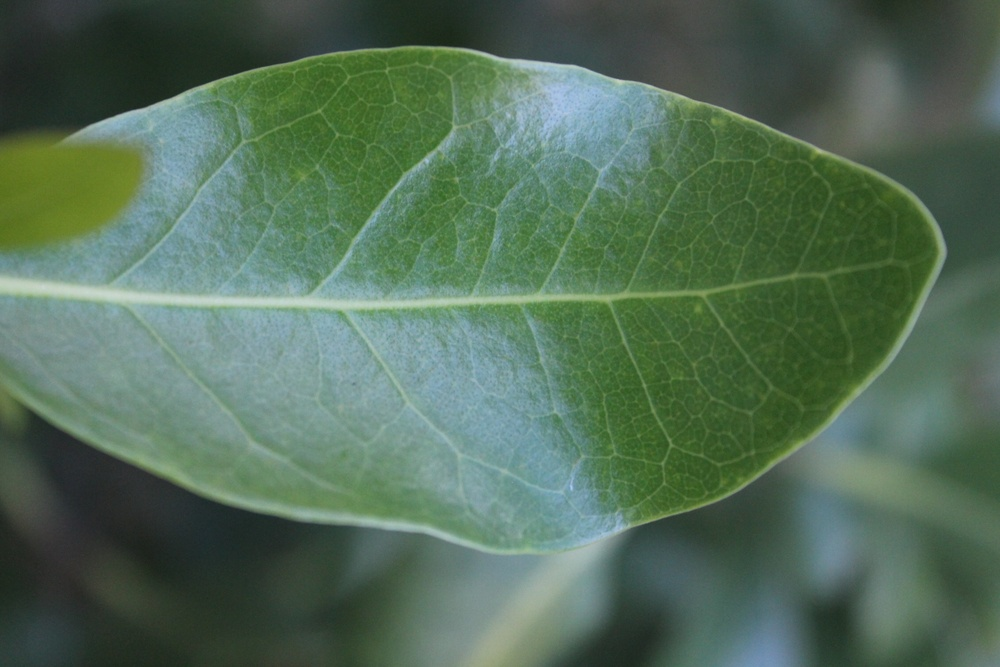
#> input picture data/datamangrove/avicennia_alba/avicennia_officinalis1.JPG, 1000 x 667 px, shrunk from 2256 x 1504 before the run
$ python -i preprocessing.py   (imports and definitions only)
#> lines starting #> are read from the running program, lines starting #| are printed output that depends on the picture; after the words box and inside, x2 and y2 are one past the last pixel; in counts of white or black regions, pixels touching at a corner belong together
import cv2
import numpy as np


def segment_leaf(img_rgb):
    hsv = cv2.cvtColor(img_rgb, cv2.COLOR_RGB2HSV)
#> hsv: shape (667, 1000, 3); mean H, S, V 67.9, 73.4, 110

    lower_green = np.array([20, 30, 30])
    upper_green = np.array([95, 255, 255])

    mask = cv2.inRange(hsv, lower_green, upper_green)
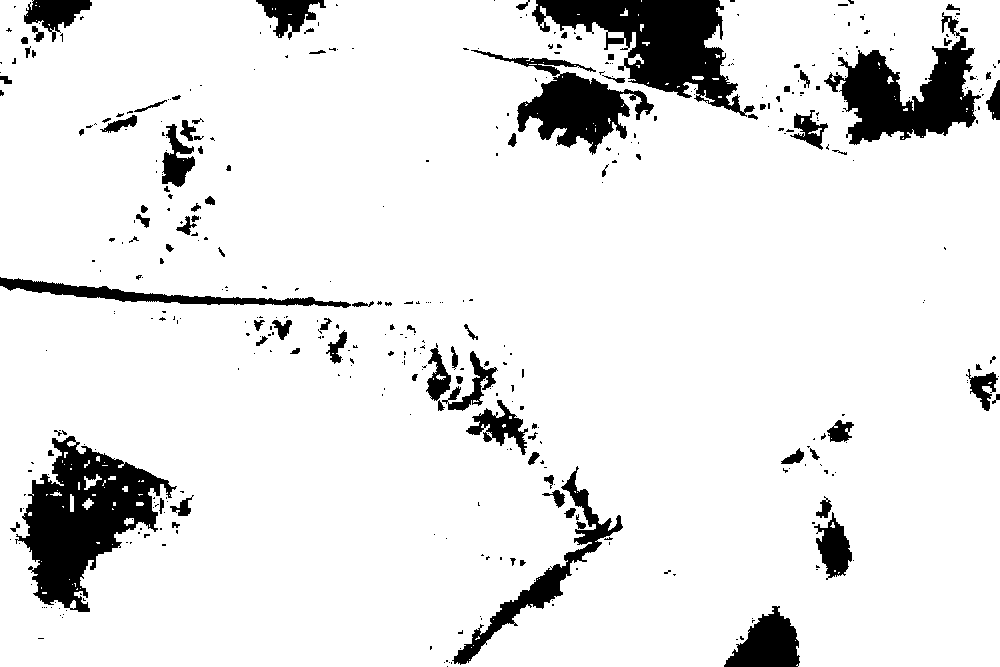
#> mask: shape (667, 1000); 90.3% white; 429 black regions (330 under 20 px), largest, box (x1, y1, x2, y2) and area: (15, 436, 177, 612) 12827, (532, 0, 755, 117) 11150, (824, 12, 981, 145) 8636

    kernel = cv2.getStructuringElement(cv2.MORPH_ELLIPSE, (5, 5))

    mask = cv2.morphologyEx(mask, cv2.MORPH_OPEN, kernel)
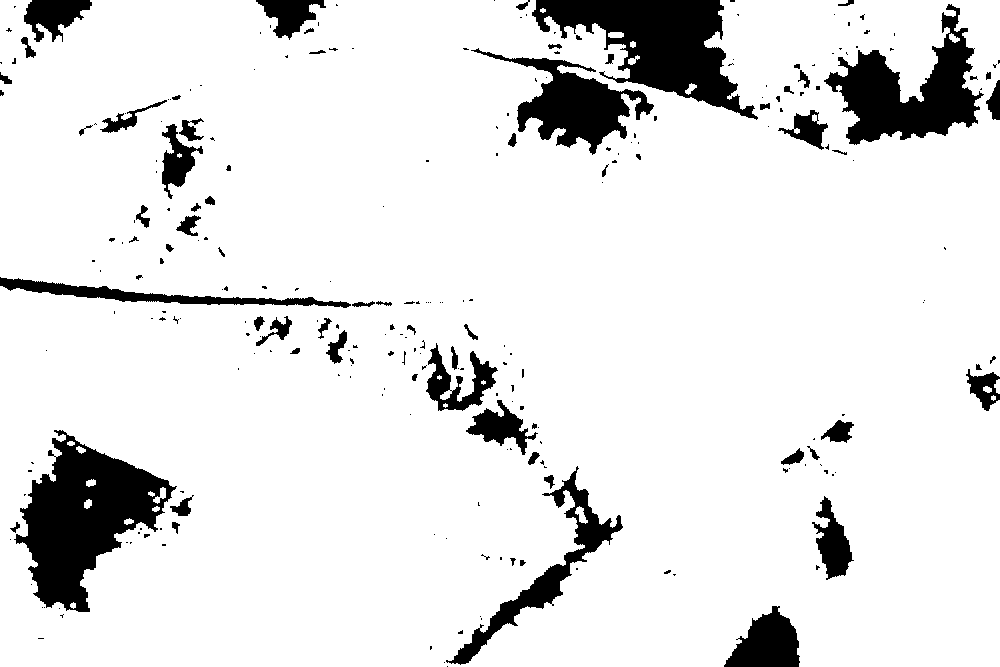
#> mask: shape (667, 1000); 89.6% white; 261 black regions (188 under 20 px), largest, box (x1, y1, x2, y2) and area: (14, 430, 177, 612) 14009, (532, 0, 758, 120) 12013, (824, 4, 984, 145) 9438
    mask = cv2.morphologyEx(mask, cv2.MORPH_CLOSE, kernel)
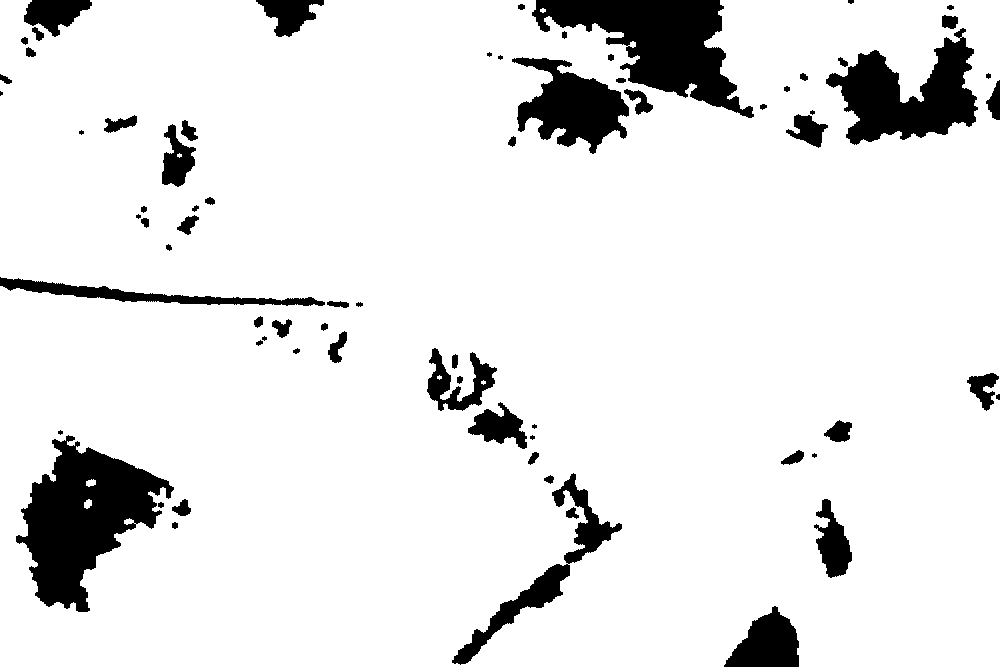
#> mask: shape (667, 1000); 90.3% white; 72 black regions (11 under 20 px), largest, box (x1, y1, x2, y2) and area: (16, 435, 174, 612) 13686, (532, 0, 754, 118) 11685, (826, 28, 978, 145) 8871

    return mask


def suppress_veins(gray_leaf):
    h, w = gray_leaf.shape

    k = max(15, int(min(h, w) * 0.03))

    if k % 2 == 0:
        k += 1

    kernel = cv2.getStructuringElement(cv2.MORPH_ELLIPSE, (k, k))

    background = cv2.morphologyEx(gray_leaf, cv2.MORPH_OPEN, kernel)
    suppressed = cv2.subtract(gray_leaf, background)

    suppressed = cv2.normalize(
        suppressed,
        None,
        0,
        255,
        cv2.NORM_MINMAX
    )

    return suppressed.astype(np.uint8)


def normalize_leaf_color(leaf_rgb):
    lab = cv2.cvtColor(leaf_rgb, cv2.COLOR_RGB2LAB)

    l, a, b = cv2.split(lab)

    clahe = cv2.createCLAHE(
        clipLimit=2.0,
        tileGridSize=(8, 8)
    )

    l2 = clahe.apply(l)

    lab2 = cv2.merge((l2, a, b))

    result = cv2.cvtColor(lab2, cv2.COLOR_LAB2RGB)

    return result

>>> import cv2
>>> picture = cv2.cvtColor(cv2.imread('../data/datamangrove/avicennia_alba/avicennia_officinalis1.JPG'), cv2.COLOR_BGR2RGB)
>>> result = segment_leaf(picture)

$ run again, on data/datamangrove/avicennia_alba/avicennia_officinalis10.JPG
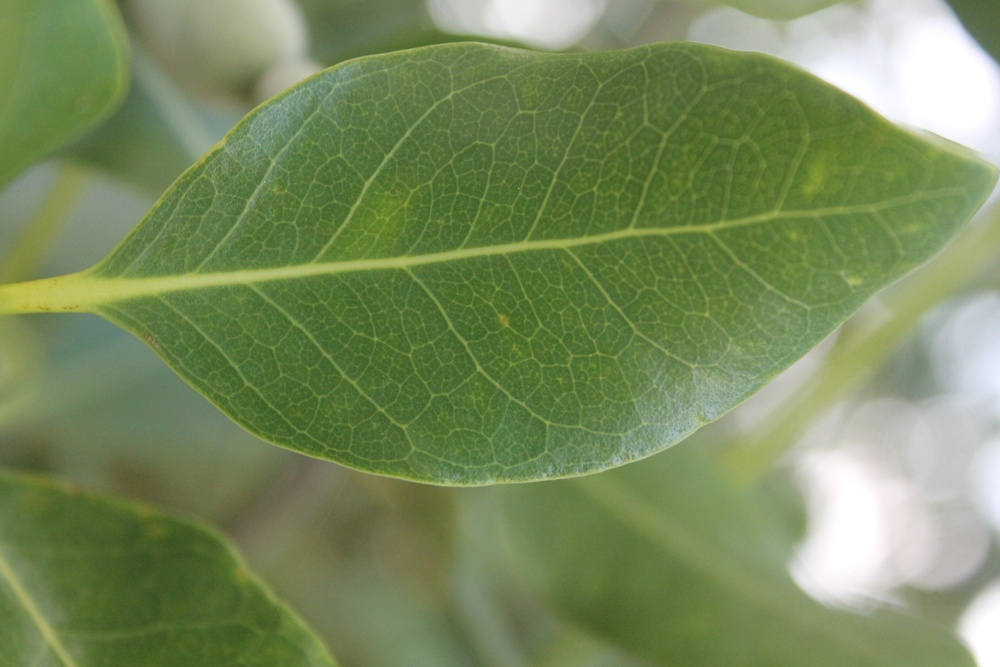
#> input picture data/datamangrove/avicennia_alba/avicennia_officinalis10.JPG, 1000 x 667 px, shrunk from 2256 x 1504 before the run
#> hsv: shape (667, 1000, 3); mean H, S, V 44.7, 95.6, 139.3
#> in segment_leaf, `mask = cv2.inRange(hsv, lower_green, upper_green)`:
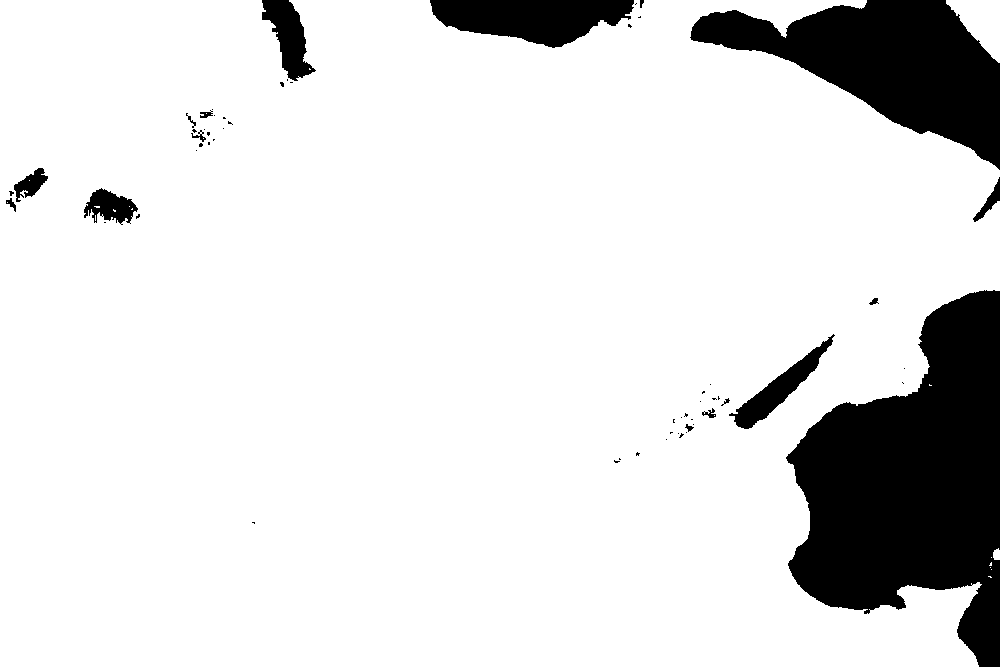
#> mask: shape (667, 1000); 86.9% white; 59 black regions (42 under 20 px), largest, box (x1, y1, x2, y2) and area: (786, 290, 1000, 667) 48862, (690, 0, 1000, 170) 24670, (430, 0, 634, 48) 6620
#> in segment_leaf, `mask = cv2.morphologyEx(mask, cv2.MORPH_CLOSE, kernel)`:
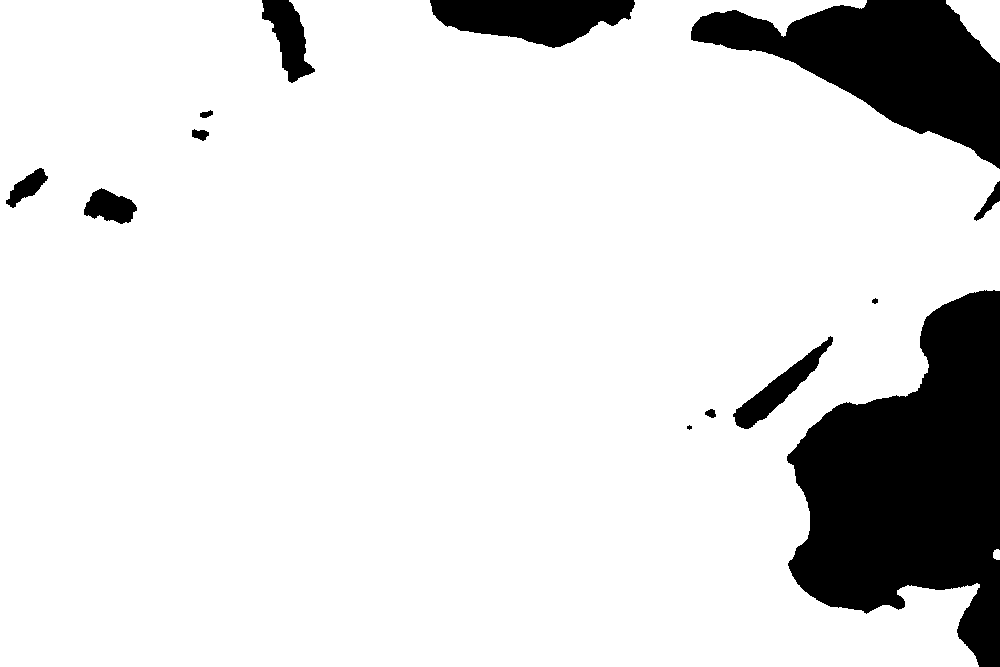
#> mask: shape (667, 1000); 86.9% white; 13 black regions (1 under 20 px), largest, box (x1, y1, x2, y2) and area: (787, 290, 1000, 667) 48919, (691, 0, 1000, 169) 24689, (430, 0, 635, 48) 6643

$ run again, on data/datamangrove/avicennia_alba/avicennia_officinalis100.jpg
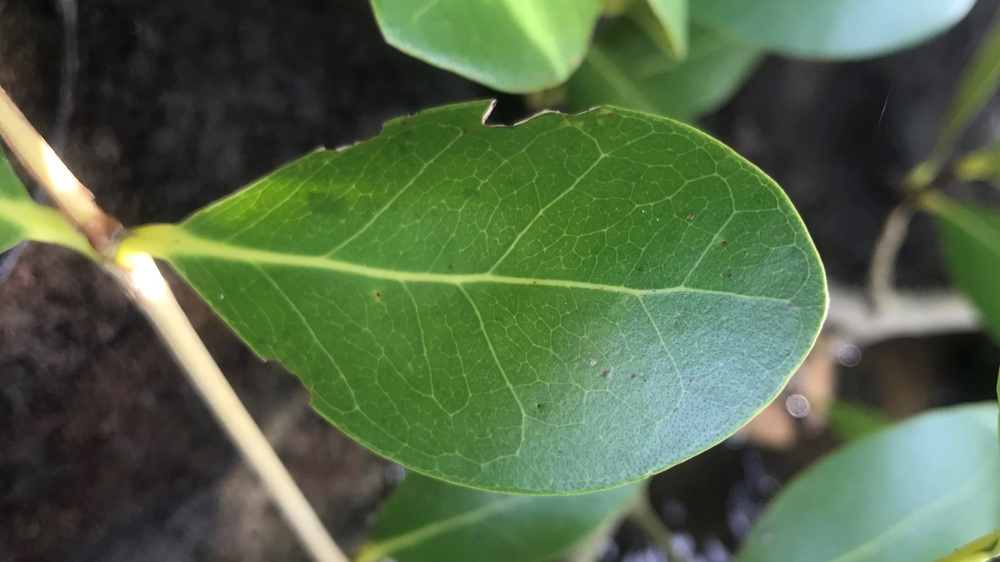
#> input picture data/datamangrove/avicennia_alba/avicennia_officinalis100.jpg, 1000 x 562 px, shrunk from 3008 x 1692 before the run
#> hsv: shape (562, 1000, 3); mean H, S, V 53.6, 80.2, 105.8
#> in segment_leaf, `mask = cv2.inRange(hsv, lower_green, upper_green)`:
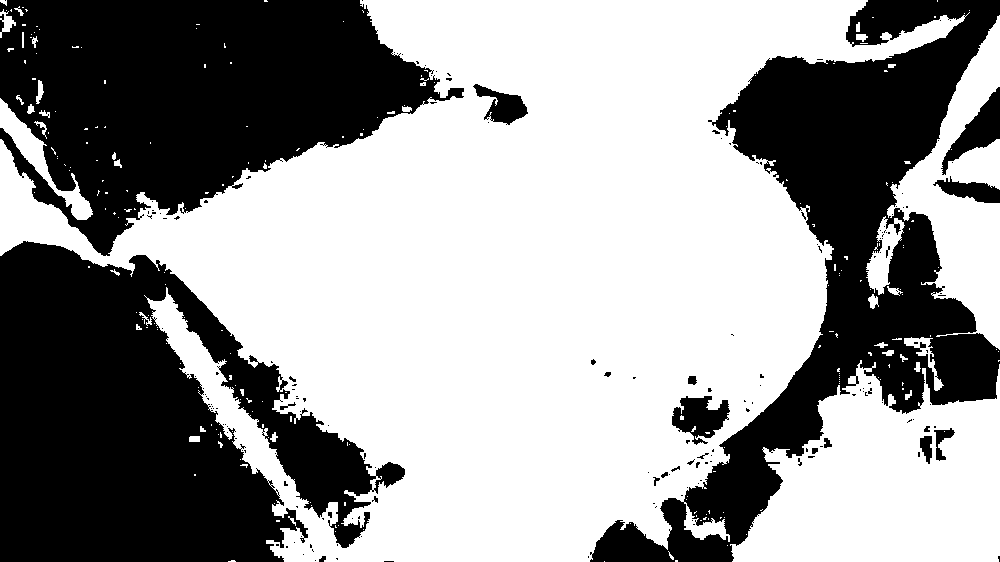
#> mask: shape (562, 1000); 59.4% white; 177 black regions (152 under 20 px), largest, box (x1, y1, x2, y2) and area: (0, 241, 405, 562) 79397, (590, 0, 1000, 562) 71051, (0, 0, 464, 256) 70450
#> in segment_leaf, `mask = cv2.morphologyEx(mask, cv2.MORPH_CLOSE, kernel)`:
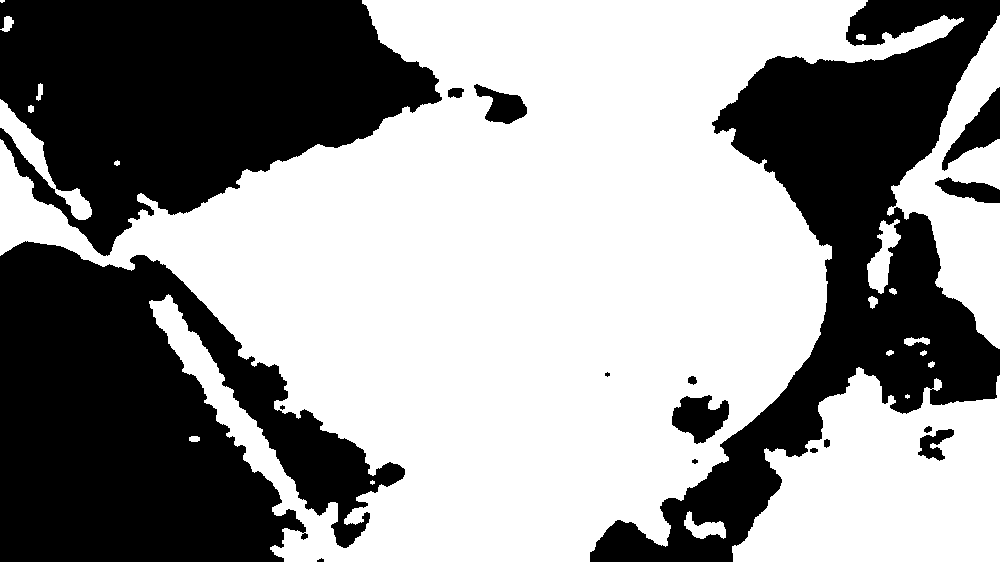
#> mask: shape (562, 1000); 58.8% white; 17 black regions (2 under 20 px), largest, box (x1, y1, x2, y2) and area: (0, 241, 405, 562) 80670, (590, 0, 1000, 562) 73041, (0, 0, 442, 256) 71481

$ run again, on data/datamangrove/avicennia_alba/avicennia_officinalis11.JPG
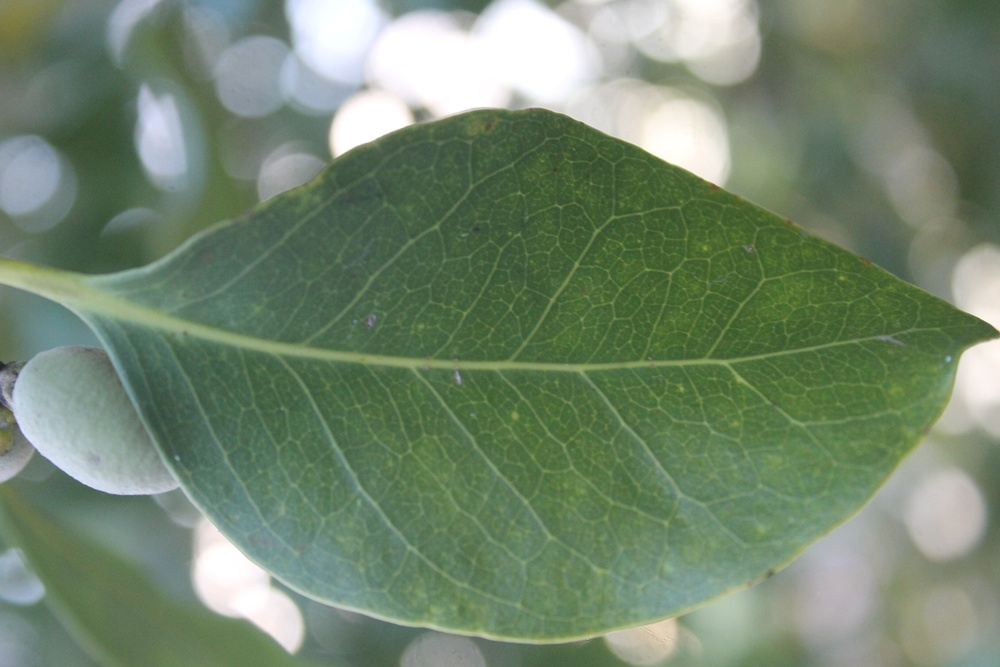
#> input picture data/datamangrove/avicennia_alba/avicennia_officinalis11.JPG, 1000 x 667 px, shrunk from 2256 x 1504 before the run
#> hsv: shape (667, 1000, 3); mean H, S, V 56.8, 61.6, 135.7
#> in segment_leaf, `mask = cv2.inRange(hsv, lower_green, upper_green)`:
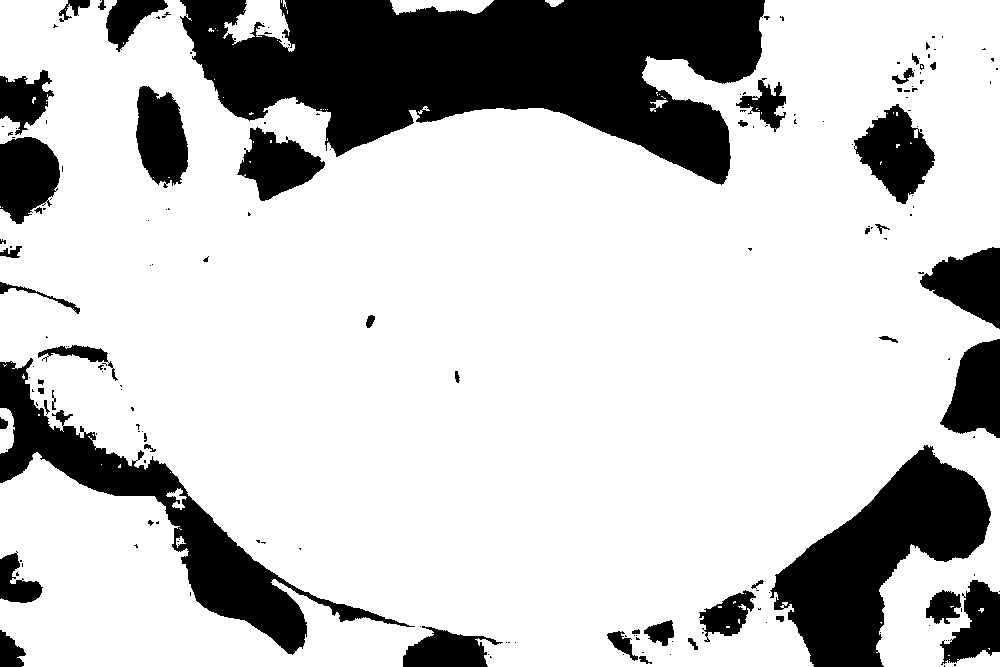
#> mask: shape (667, 1000); 77.9% white; 187 black regions (137 under 20 px), largest, box (x1, y1, x2, y2) and area: (180, 0, 765, 185) 64434, (770, 445, 991, 667) 22092, (0, 358, 415, 655) 19222
#> in segment_leaf, `mask = cv2.morphologyEx(mask, cv2.MORPH_CLOSE, kernel)`:
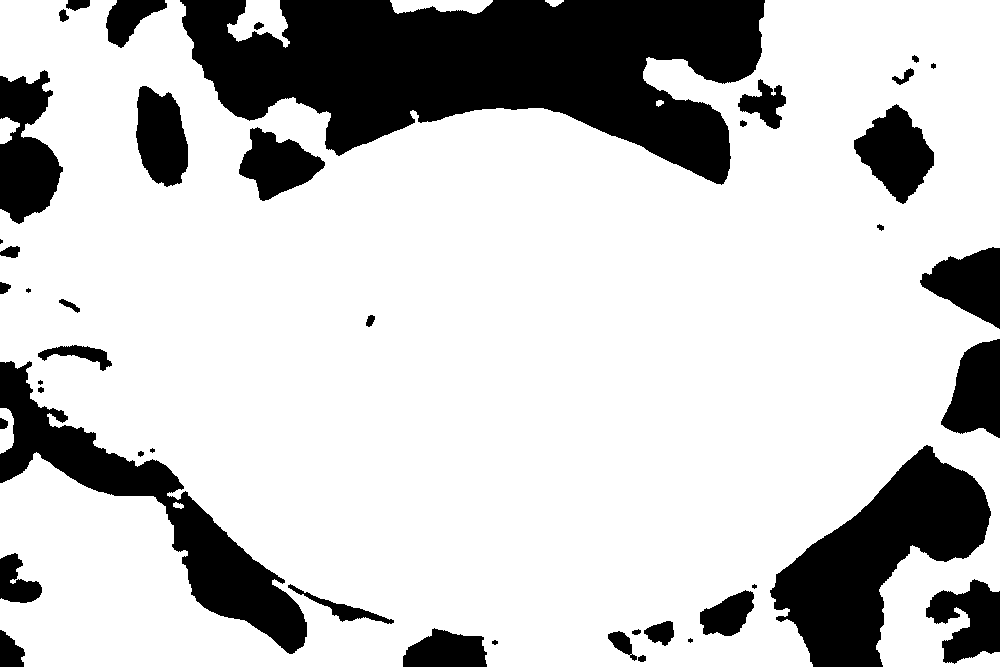
#> mask: shape (667, 1000); 77.7% white; 44 black regions (6 under 20 px), largest, box (x1, y1, x2, y2) and area: (180, 0, 765, 185) 64866, (770, 445, 991, 667) 22256, (0, 361, 307, 654) 18747
